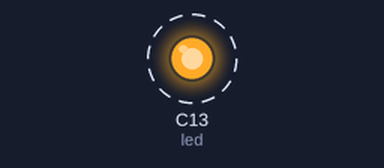
Recording of a program running on a simulated CircuitPython board. Shown: output pins drawn as LEDs (lit = HIGH). Dashed ring = blinking.

Above: at 0.2 s.
Timing chart, 0 to 3.0 s (numbered marks = the images above):
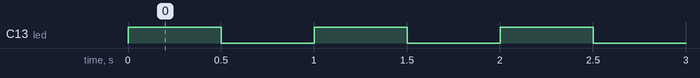

The program:

Circuit_STM_Blink.py
```python
# Circuit_STM_Blink.py
import board
import digitalio
import time

# LEDピンの設定(ボード内蔵LEDのピンを指定)
led = digitalio.DigitalInOut(board.C13)
led.direction = digitalio.Direction. OUTPUT

while True:
    led.value = True
    time.sleep(0.5)
    led.value = False
    time.sleep(0.5)
```

Measured:
- by itself, C13 (led): alternates HIGH for 0.50 s and LOW for 0.50 s
